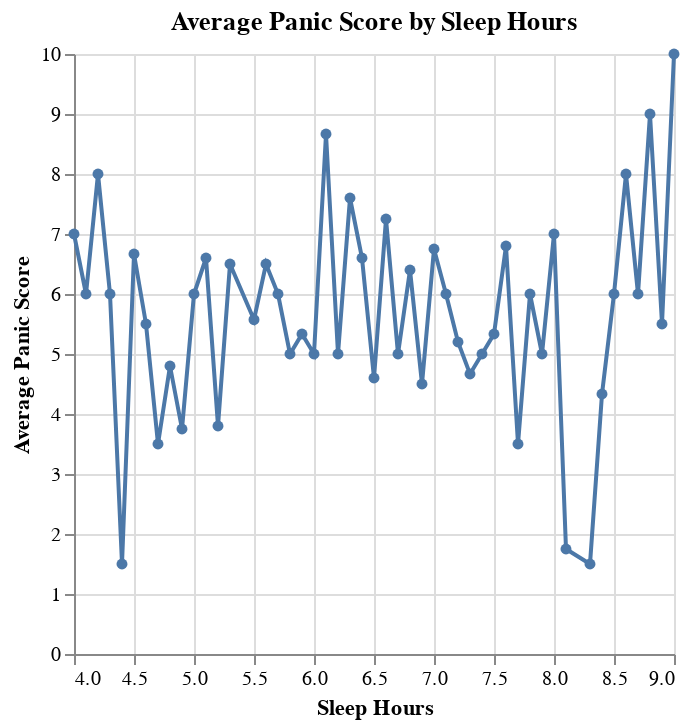

Here is the notebook cell this chart was saved with:
### Code cell
line_df = df.groupby("Sleep_Hours", as_index=False)["Panic_Score"].mean()

line_chart = alt.Chart(line_df).mark_line(point=True).encode(
    x=alt.X("Sleep_Hours:Q", title="Sleep Hours", scale=alt.Scale(domain=[4, 9])),
    y=alt.Y("Panic_Score:Q", title="Average Panic Score"),
    tooltip=["Sleep_Hours", "Panic_Score"]
).properties(
    title="Average Panic Score by Sleep Hours"
)
line_chart

### Figure 1 — Vega-Lite specification as saved in the notebook (floating-point values rounded to 4 significant figures)
{"config": {"view": {"continuousWidth": 300, "continuousHeight": 300}}, "data": {"name": "data-c08c22a253d5567e4fc2c3a05d5d25a4"}, "mark": {"type": "line", "point": true}, "encoding": {"tooltip": [{"field": "Sleep_Hours", "type": "quantitative"}, {"field": "Panic_Score", "type": "quantitative"}], "x": {"field": "Sleep_Hours", "scale": {"domain": [4, 9]}, "title": "Sleep Hours", "type": "quantitative"}, "y": {"field": "Panic_Score", "title": "Average Panic Score", "type": "quantitative"}}, "title": "Average Panic Score by Sleep Hours", "$schema": "https://vega.github.io/schema/vega-lite/v5.20.1.json", "datasets": {"data-c08c22a253d5567e4fc2c3a05d5d25a4": [{"Sleep_Hours": 4.0, "Panic_Score": 7.0}, {"Sleep_Hours": 4.1, "Panic_Score": 6.0}, {"Sleep_Hours": 4.2, "Panic_Score": 8.0}, {"Sleep_Hours": 4.3, "Panic_Score": 6.0}, {"Sleep_Hours": 4.4, "Panic_Score": 1.5}, {"Sleep_Hours": 4.5, "Panic_Score": 6.667}, {"Sleep_Hours": 4.6, "Panic_Score": 5.5}, {"Sleep_Hours": 4.7, "Panic_Score": 3.5}, {"Sleep_Hours": 4.8, "Panic_Score": 4.8}, {"Sleep_Hours": 4.9, "Panic_Score": 3.75}, {"Sleep_Hours": 5.0, "Panic_Score": 6.0}, {"Sleep_Hours": 5.1, "Panic_Score": 6.6}, {"Sleep_Hours": 5.2, "Panic_Score": 3.8}, {"Sleep_Hours": 5.3, "Panic_Score": 6.5}, {"Sleep_Hours": 5.5, "Panic_Score": 5.571}, {"Sleep_Hours": 5.6, "Panic_Score": 6.5}, {"Sleep_Hours": 5.7, "Panic_Score": 6.0}, {"Sleep_Hours": 5.8, "Panic_Score": 5.0}, {"Sleep_Hours": 5.9, "Panic_Score": 5.333}, {"Sleep_Hours": 6.0, "Panic_Score": 5.0}, {"Sleep_Hours": 6.1, "Panic_Score": 8.667}, {"Sleep_Hours": 6.2, "Panic_Score": 5.0}, {"Sleep_Hours": 6.3, "Panic_Score": 7.6}, {"Sleep_Hours": 6.4, "Panic_Score": 6.6}, {"Sleep_Hours": 6.5, "Panic_Score": 4.6}, {"Sleep_Hours": 6.6, "Panic_Score": 7.25}, {"Sleep_Hours": 6.7, "Panic_Score": 5.0}, {"Sleep_Hours": 6.8, "Panic_Score": 6.4}, {"Sleep_Hours": 6.9, "Panic_Score": 4.5}, {"Sleep_Hours": 7.0, "Panic_Score": 6.75}, {"Sleep_Hours": 7.1, "Panic_Score": 6.0}, {"Sleep_Hours": 7.2, "Panic_Score": 5.2}, {"Sleep_Hours": 7.3, "Panic_Score": 4.667}, {"Sleep_Hours": 7.4, "Panic_Score": 5.0}, {"Sleep_Hours": 7.5, "Panic_Score": 5.333}, {"Sleep_Hours": 7.6, "Panic_Score": 6.8}, {"Sleep_Hours": 7.7, "Panic_Score": 3.5}, {"Sleep_Hours": 7.8, "Panic_Score": 6.0}, {"Sleep_Hours": 7.9, "Panic_Score": 5.0}, {"Sleep_Hours": 8.0, "Panic_Score": 7.0}, {"Sleep_Hours": 8.1, "Panic_Score": 1.75}, {"Sleep_Hours": 8.3, "Panic_Score": 1.5}, {"Sleep_Hours": 8.4, "Panic_Score": 4.333}, {"Sleep_Hours": 8.5, "Panic_Score": 6.0}, {"Sleep_Hours": 8.6, "Panic_Score": 8.0}, {"Sleep_Hours": 8.7, "Panic_Score": 6.0}, {"Sleep_Hours": 8.8, "Panic_Score": 9.0}, {"Sleep_Hours": 8.9, "Panic_Score": 5.5}, {"Sleep_Hours": 9.0, "Panic_Score": 10.0}]}}
